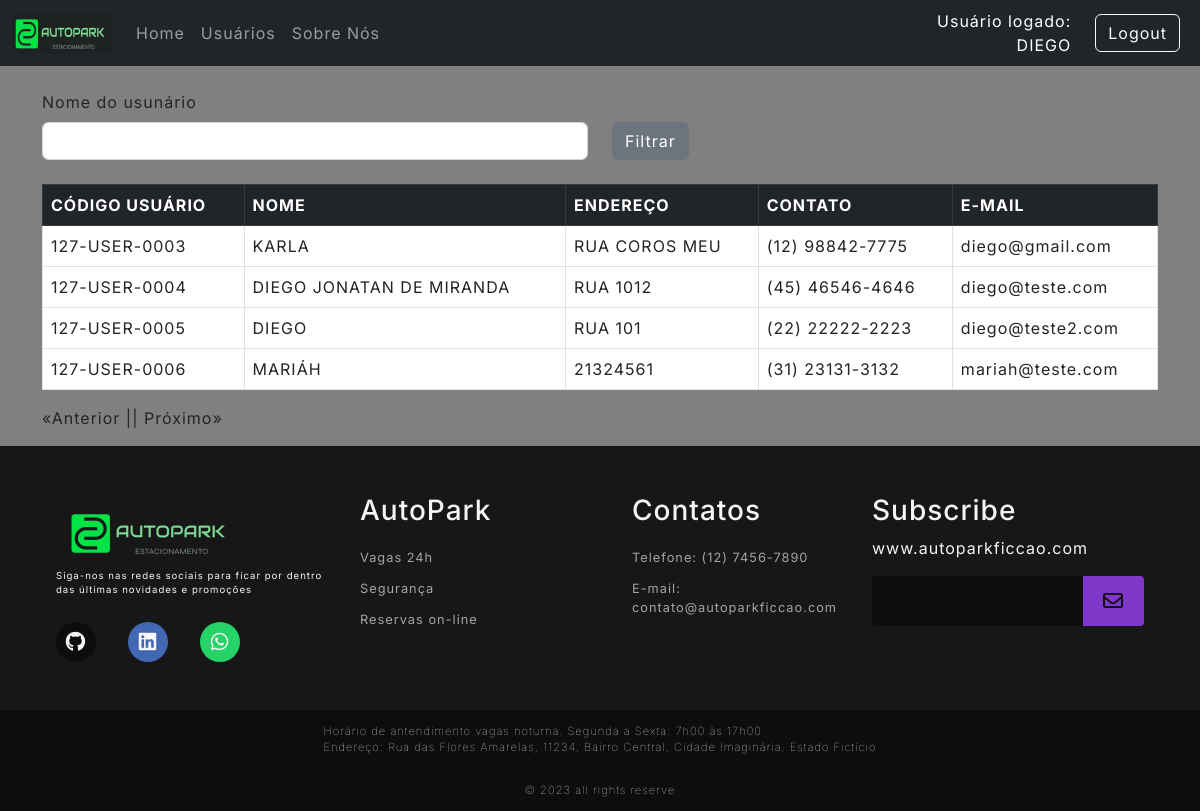
/user/list (signed in), run on an earlier commit of the app's database.
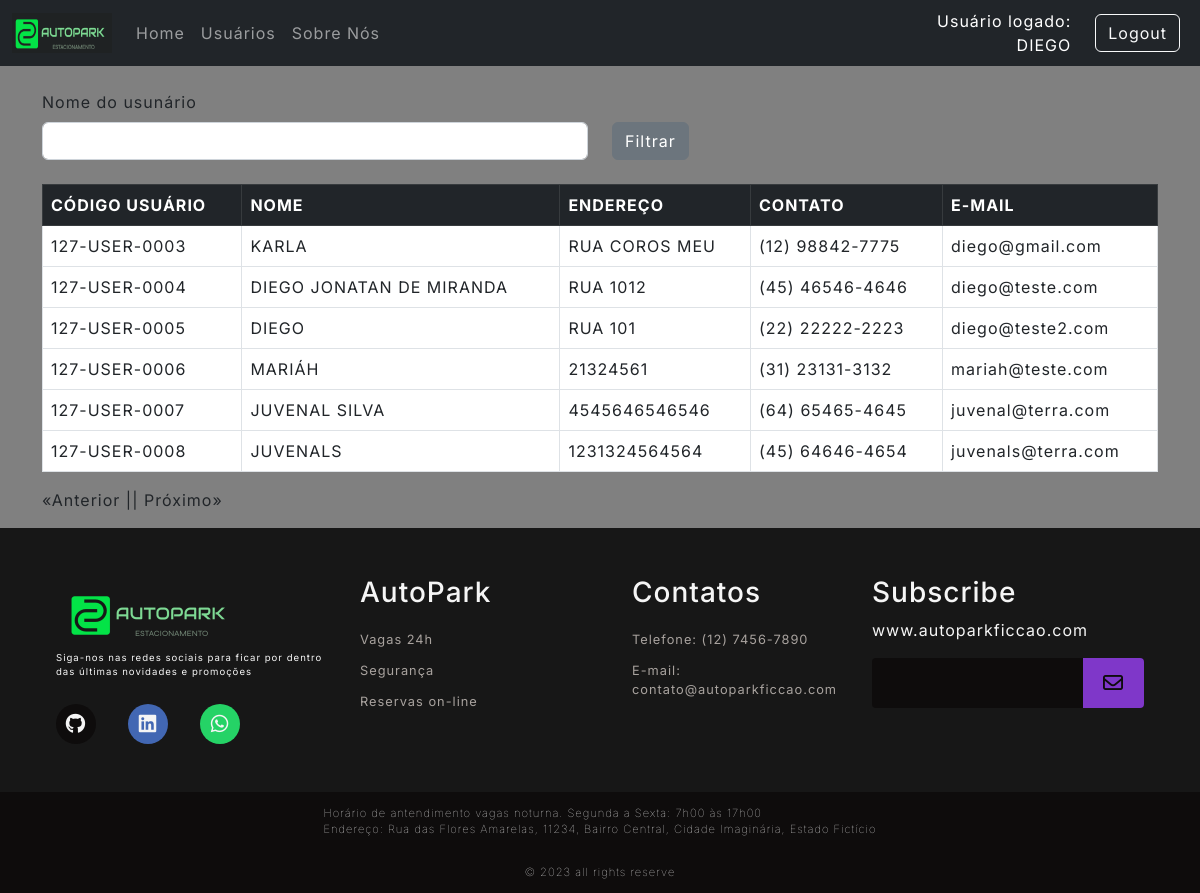
And on a later commit of the database.
### Src/Model/BancoDados.py (models this page shows, shortened)
class Usuarios(UserMixin,db.Model):
  __tablename__= "Usuarios"
  id = db.Column(db.Integer, primary_key=True, autoincrement=True)
  cpf = db.Column(db.Integer, unique=True)
  codUser = db.Column(db.Integer, unique=True)
  nome = db.Column(db.String(150))
  endereco = db.Column(db.String(150))
  contato = db.Column(db.String(150))
  email = db.Column(db.String(150))
  senha = db.Column(db.String(150))
  status = db.Column(db.String(3))

### Src/View/User.py (the view)
@User.route('/list', defaults={'page':1}, methods=['GET'])
@User.route('/list/<int:page>', methods=['GET'])
@login_required
def listUser(page):
  _userFilter=request.values.get('nomeUsuario')
  if _userFilter == 'None' or _userFilter is None:
    _userFilter=""
  return render_template('listaUsuarios.html', listData=UserController.List(page,_userFilter),_nomeUser=_userFilter)

### Src/Controller/Users.py (called while the page is built)
  def List(page,_userFilter, per_page=15):
    if len(_userFilter)<1 :
      query = Usuarios.query.paginate(page=page, per_page=per_page)
      queryCount = Usuarios.query.count()
    else:
      query = Usuarios.query.filter(Usuarios.nome.like('%'+_userFilter+'%')).paginate(page=page, per_page=per_page)
      queryCount = Usuarios.query.count()
    return {
      "regUser": query,
      "count": queryCount,
      "page": page,
      "per_page": per_page
    }

### Src/View/Login.py (called while the page is built)
@login_manager.user_loader
def load_user(employee_id):
  usuario = Usuarios.query.filter_by(id=employee_id).first()
  return usuario

### Templates/listaUsuarios.html (shortened to what this page needs)
{% extends 'base.html' %}
{% block conteudo %}
<br>
<div class="row">
    <label class="form-label" for="form3Example4">Nome do usunário</label>
    <fieldset class="form-group col-md-6">
        <form action="{{url_for('router.user.listUser')}}" method="GET">
            <input type="text" class="form-control" name="nomeUsuario" value="{{_nomeUser}}">
    </fieldset>
    <fieldset class="form-group col-md-4">
        <button type="submit" class="btn btn-secondary">Filtrar</button>
    </fieldset>
</div>
<br>
<div class="bg-white ">
  <table class="table table-bordered table-hover">
    <thead class="table-dark">
      <tr>
        <th scope="col">CÓDIGO USUÁRIO</th>
        <th scope="col">NOME</th>
        <th scope="col">ENDEREÇO</th>
        <th scope="col">CONTATO</th>
        <th scope="col">E-MAIL</th>
      </tr>
    </thead>
    <tbody>
      {% for registro in listData['regUser'].items %}
      {% if not registro.nome == "ADMIN" %}
      <tr>
        <td>{{registro.codUser}}</td>
        <td>{{registro.nome}}</td>
        <td>{{registro.endereco}}</td>
        <td>{{registro.contato}}</td>
        <td>{{registro.email}}</td>
      </tr>
      {% endif %}
      {% endfor %}
    </tbody>
  </table>
</div>
<div style="display: flex;">
    {% if listData['regUser'].has_prev %}
    <a href="{{listData['regUser'].prev_num}}?nomeUsuario={{_nomeUser}}">«Anterior |</a>
    {% else %}
    <p>«Anterior |</p>
    {% endif %}
    {% if listData['regUser'].has_next %}
      {% if listData['page'] == 1%}
        <a href="list/{{listData['regUser'].next_num}}?nomeUsuario={{_nomeUser}}">| Próximo»</a>
      {% else %}
        <a href="{{listData['regUser'].next_num}}?nomeUsuario={{_nomeUser}}">| Próximo»</a>
      {% endif %}
    {% else %}
    <p>| Próximo»</p>
    {% endif %}
</div>
{% endblock conteudo %}

### Templates/base.html (shortened to what this page needs)
<!DOCTYPE html>
<html lang="pt-br">
<head>
  <link rel="stylesheet" href="https://cdn.jsdelivr.net/npm/bootstrap@5.2.3/dist/css/bootstrap.min.css"
>
  <link rel="stylesheet" href="https://cdnjs.cloudflare.com/ajax/libs/font-awesome/6.4.2/css/all.min.css"
 />
  <link rel="stylesheet" href="{{url_for('static', filename='style.css')}}">
</head>
<body>
  <header>
    {% include 'top.html' %}
  </header>
  <main class="main-auto">
    <div class="container">
      {% block conteudo %}
      {% endblock conteudo %}
    </div>
  </main>
  <footer>
    {% include 'footer.html' %}
  </footer>
</body>
</html>

### Templates/top.html
<div id="containers">
    <nav class="navbar navbar-expand-lg navbar-dark bg-dark">
        <div class="container-fluid">
            <a class="navbar-brand" href="{{url_for('router.home.index')}}">
                <img src="{{url_for('static', filename='Images/LogoNavi.png')}}" style="width: 100px; height: 40px;">
            </a>
            <div class="collapse navbar-collapse" id="navbarSupportedContent">
                <ul class="navbar-nav me-auto mb-2 mb-lg-0">
                    <li class="nav-item">
                        <a class="nav-link" href="{{url_for('router.home.index')}}">Home</a>
                    </li>
                    {% if current_user.nome == "ADMIN" %}
                    <li class="nav-item">
                        <a class="nav-link" href="{{url_for('router.traffic.list')}}">Registros</a>
                    </li>
                    <li class="nav-item">
                        <a class="nav-link" href="{{url_for('router.user.listUser')}}">Usuários</a>
                    </li>
                    <li class="nav-item">
                        <a class="nav-link" href="{{url_for('router.cadCartao.ListCartao')}}">Cartão RFID</a>
                    </li>
                    {% elif current_user.nome  %}
                    <li class="nav-item">
                        <a class="nav-link" href="{{ url_for('router.user.listUser')}}">Usuários</a>
                    </li>
                    {% elif current_user.nome  %}
                    <li class="nav-item">
                        <a class="nav-link" href="{{url_for('router.user.listUser')}}">Usuários</a>
                    </li>
                    {% endif %}
                    <li class="nav-item" style="width: 120px;">
                        <a class="nav-link" href="{{url_for('router.about.sobre')}}">Sobre Nós</a>
                    </li>
                </ul>
                {% if not current_user.nome %}
                <div class="text-end" style="width: 200px;">
                    <a type="button" class="btn btn-outline-light me-2"
                        href="{{url_for('router.login.login')}}">Login</a>
                </div>
                {% else %}
                <div class="text-end me-4" style="text-align:right; color:white; width:300px ">
                    Usuário logado:<br>{{current_user.nome}}
                </div>
                <div class="text-end">
                    <a type="button" class="btn btn-outline-light me-2"
                        href="{{url_for('router.login.logout')}}">Logout</a>
                </div>
                {% endif %}
            </div>
        </div>
    </nav>
</div>

### Templates/footer.html (shortened to what this page needs)
  <div id="footer_content">
      <div id="footer_contacts">
          <img src="{{url_for('static', filename='Images/LogoFooter.png')}}">
          <p>Siga-nos nas redes sociais para ficar por dentro das últimas novidades e promoções</p>
          <div id="footer_social_media">
              <a href="#" class="footer-link" id="github">
                <i class="fa-brands fa-github"></i>
              </a>
              <a href="#" class="footer-link" id="linkedin">
                <i class="fa-brands fa-linkedin"></i>
              </a>
              <a href="#" class="footer-link" id="whatsapp">
                <i class="fa-brands fa-whatsapp"></i>
              </a>
          </div>
      </div>
          <ul class="footer-list">
            <li>              <h3>AutoPark</h3>            </li>
            <li> <a href="#" class="footer-link">Vagas 24h</a>      </li>
            <li>
              <a href="#" class="footer-link">Segurança</a>
            </li>
            <li>
              <a href="#" class="footer-link">Reservas on-line</a>
            </li>
          </ul>
          <ul class="footer-list">
            <li>
              <h3>Contatos</h3>
            </li>
            <li>
              <a class="footer-link">Telefone: (12) 7456-7890</a>
            </li>
            <li>
              <a href="#" class="footer-link">E-mail: contato@autoparkficcao.com</a>
            </li>
          </ul>
          <div id = "footer_subscribe">
            <h3>Subscribe</h3>
            <p>
              www.autoparkficcao.com
            </p>
            <div id="input_group">
              <input type="email" id="email">
              <button><i class="fa-regular fa-envelope"></i></button>
            </div>
          </div>
  </div>
  <div id="footer_endereco">
    Horário de antendimento vagas noturna. Segunda a Sexta: 7h00 às 17h00
    <br>
    Endereço: Rua das Flores Amarelas, 11234, Bairro Central, Cidade Imaginária, Estado Fictício
  </div>
  <div id="footer_copyright">
      &#169
      2023 all rights reserve
  </div>

### Public/style.css (style rules this page uses)
:root { --color-neutral-0: #0e0c0c; --color-neutral-10: #171717; --color-neutral-30: #a8a29e; --color-neutral-40: #f5f5f5; --color-neutral-50: #808080; }
* { font-family: 'Inter', sans-serif; margin: 0; padding: 0; box-sizing: border-box; letter-spacing: 1px; }
body { background: var(--color-neutral-50); }
main { height: auto; }
footer { bottom: 0; width: 100%; color: var(--color-neutral-40); }
.footer-link { text-decoration: none; }
#footer_content { background-color: var(--color-neutral-10); display: grid; grid-template-columns: repeat(4, 1fr); padding: 3rem 3.5rem; }
#footer_contacts p { font-size: 0.6rem; }
#footer_social_media { display: flex; gap: 2rem; margin-top: 1.5rem; }
#footer_social_media .footer-link { display: flex; align-items: center; justify-content: center; height: 2.5rem; width: 2.5rem; color: var(--color-neutral-40); border-radius: 50%; transition: all 0.4s; }
#footer_social_media .footer-link i { font-size: 1.25rem; }
#github { background-color: #0e0c0c; }
#linkedin { background-color: #4267b3; }
#whatsapp { background-color: #25d366; }
.footer-list { display: flex; flex-direction: column; gap: 0.75rem; list-style: none; font-size: 0.8rem; }
.footer-list .footer-link { color: var(--color-neutral-30); transition: all 0.4s; }
#input_group { display: flex; align-items: center; background-color: var(--color-neutral-0); border-radius: 4px; }
#input_group input { all: unset; padding: 0.75rem; width: 100%; }
#input_group button { background-color: #7f37c9; border: none; color: var(--color-neutral-0); padding: 0px 1.25rem; font-size: 1.25rem; height: 50px; border-radius: 0px 4px 4px 0px; cursor: pointer; transition: all 0.4s; }
#footer_copyright { display: flex; justify-content: center; background-color: var(--color-neutral-0); font-size: 0.7rem; padding: 0.8rem; font-weight: 50; }
#footer_endereco { display: flex; justify-content: center; background-color: var(--color-neutral-0); font-size: 0.7rem; padding: 0.8rem; font-weight: 10; }

What changed in the data, as far as the page shows it:
added Usuarios: codUser "127-USER-0007", nome "JUVENAL SILVA", endereco "4545646546546", contato "(64) 65465-4645", email "juvenal@terra.com"
added Usuarios: codUser "127-USER-0008", nome "JUVENALS", endereco "1231324564564", contato "(45) 64646-4654", email "juvenals@terra.com"
